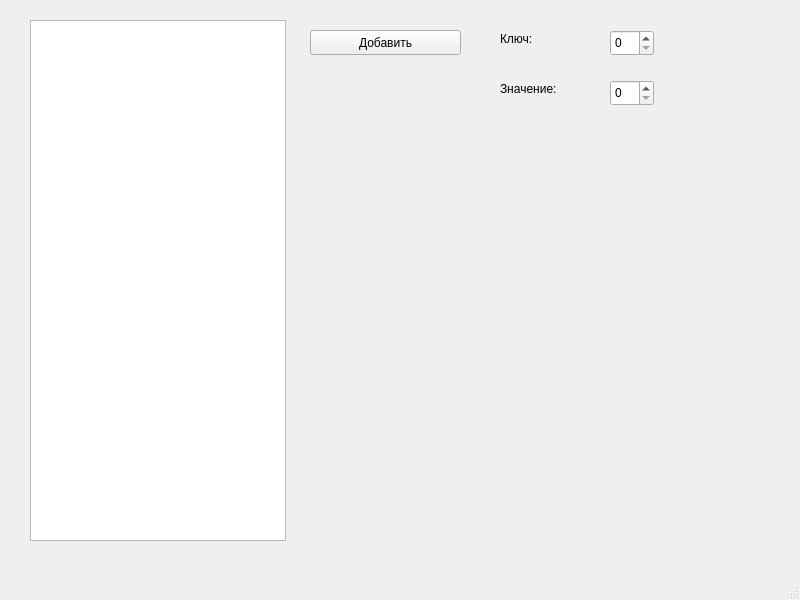
<?xml version="1.0" encoding="UTF-8"?>
<ui version="4.0">
 <class>MainWindow</class>
 <widget class="QMainWindow" name="MainWindow">
  <property name="geometry">
   <rect>
    <x>0</x>
    <y>0</y>
    <width>800</width>
    <height>600</height>
   </rect>
  </property>
  <property name="windowTitle">
   <string>MainWindow</string>
  </property>
  <widget class="QWidget" name="centralwidget">
   <widget class="QTextBrowser" name="demonstratingBrowser">
    <property name="geometry">
     <rect>
      <x>30</x>
      <y>20</y>
      <width>256</width>
      <height>521</height>
     </rect>
    </property>
   </widget>
   <widget class="QPushButton" name="addButton">
    <property name="geometry">
     <rect>
      <x>310</x>
      <y>30</y>
      <width>151</width>
      <height>25</height>
     </rect>
    </property>
    <property name="text">
     <string>Добавить</string>
    </property>
   </widget>
   <widget class="QSpinBox" name="keySpinBox">
    <property name="geometry">
     <rect>
      <x>610</x>
      <y>30</y>
      <width>44</width>
      <height>26</height>
     </rect>
    </property>
   </widget>
   <widget class="QLabel" name="label">
    <property name="geometry">
     <rect>
      <x>500</x>
      <y>30</y>
      <width>41</width>
      <height>17</height>
     </rect>
    </property>
    <property name="text">
     <string>Ключ:</string>
    </property>
   </widget>
   <widget class="QLabel" name="label_2">
    <property name="geometry">
     <rect>
      <x>500</x>
      <y>80</y>
      <width>71</width>
      <height>17</height>
     </rect>
    </property>
    <property name="text">
     <string>Значение:</string>
    </property>
   </widget>
   <widget class="QSpinBox" name="valueSpinBox">
    <property name="geometry">
     <rect>
      <x>610</x>
      <y>80</y>
      <width>44</width>
      <height>26</height>
     </rect>
    </property>
   </widget>
  </widget>
  <widget class="QMenuBar" name="menubar">
   <property name="geometry">
    <rect>
     <x>0</x>
     <y>0</y>
     <width>800</width>
     <height>22</height>
    </rect>
   </property>
  </widget>
  <widget class="QStatusBar" name="statusbar"/>
 </widget>
 <resources/>
 <connections/>
</ui>
